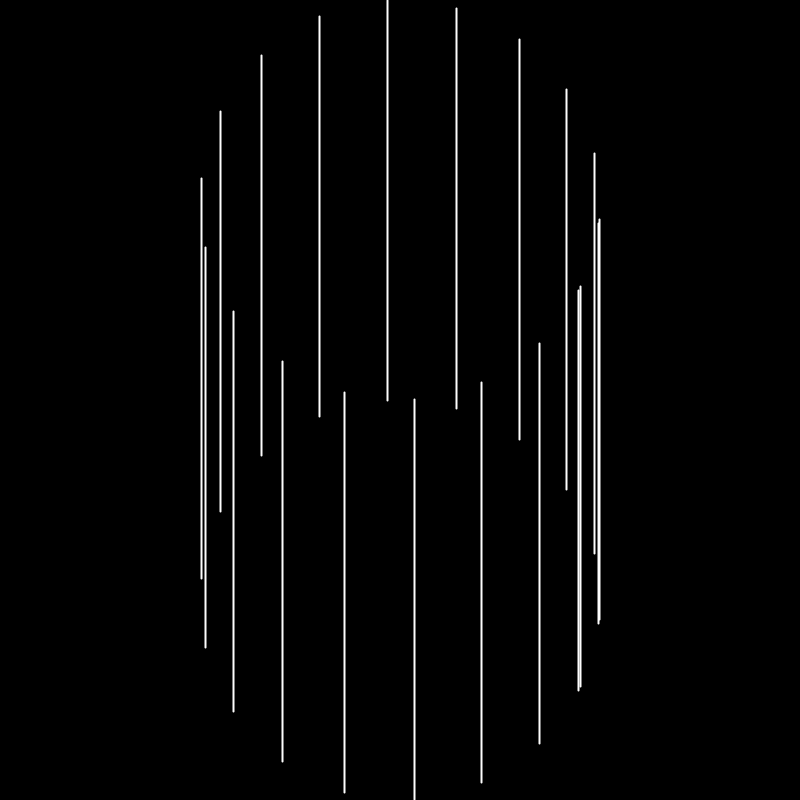
Frame 1 (no input)
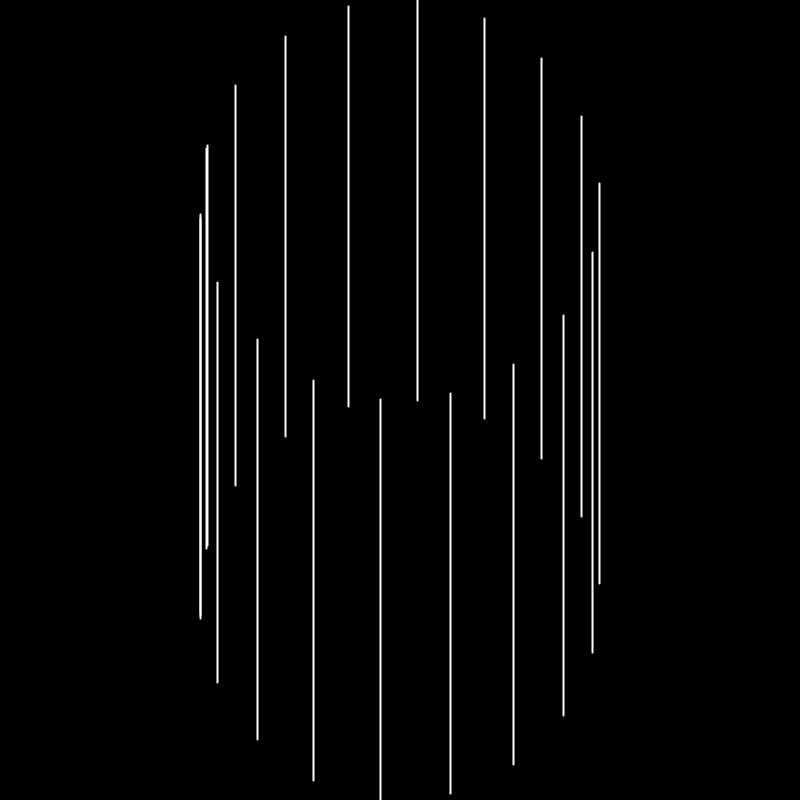
Frame 60 (the mouse pressed at the canvas centre just before this capture)
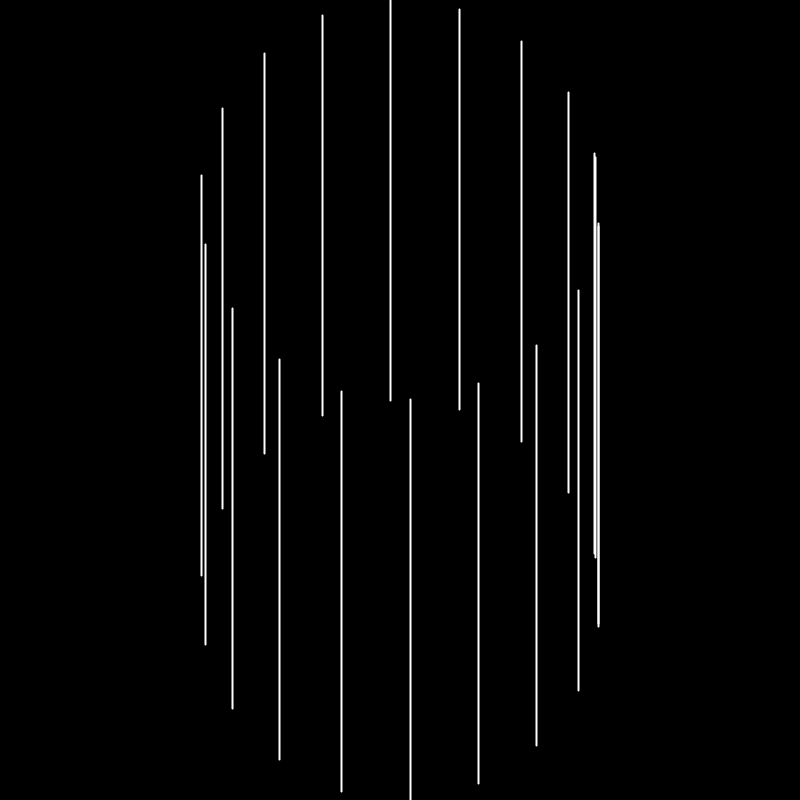
Frame 120 (the mouse held since frame 60 and released just before this capture)

The Processing sketch that drew these frames (run headless with seeded random() and noise(); from frame 60 on, the mouse is pressed at the canvas centre):

// Processing sketch: circSpin
// ── circSpin.pde
float x = 250;
float y = 250;
float x1 = 0;
float y1 = 0;
float pos=0.1;
float r = 100;
float step = 0.1;
float size = 25;
float vari = 0.01;
float[] xArr0 = new float[20];
float[] yArr0 = new float[20];
float[] xArr1 = new float[20];
float[] yArr1 = new float[20];
int dirvari = 1;

void setup () {
  size(800, 800);
}

void draw () {
  x = width/2;
  y = 200;
  background(0);
  stroke(254);
  fill(255);
  strokeWeight(2.0);
  r = 200;
  step = 0.05;
  size = 0;
  vari = 0.35;
  for (int i = 0; i < 20; i++) {
    x1 = x + r * cos(pos + i * vari);
    y1 = y + r * sin(pos + i * vari);
    ellipse(x1, y1, size, size);
    xArr0[i] = x1;
    yArr0[i] = y1;
  }
  for (int i = 0; i < 20; i++) {
    x1 = x + r * cos(dirvari*pos + i * vari);
    y1 = height-y + r * sin(dirvari*pos + i * vari);
    ellipse(x1, y1, size, size);
    xArr1[i] = x1;
    yArr1[i] = y1;
  }
  for (int i = 0; i < 20; i++){
    line(xArr0[i], yArr0[i], xArr1[i], yArr1[i]);
  }
  pos += step;
}

void keyPressed(){
  if(key == ' ') dirvari *= -1;
}
